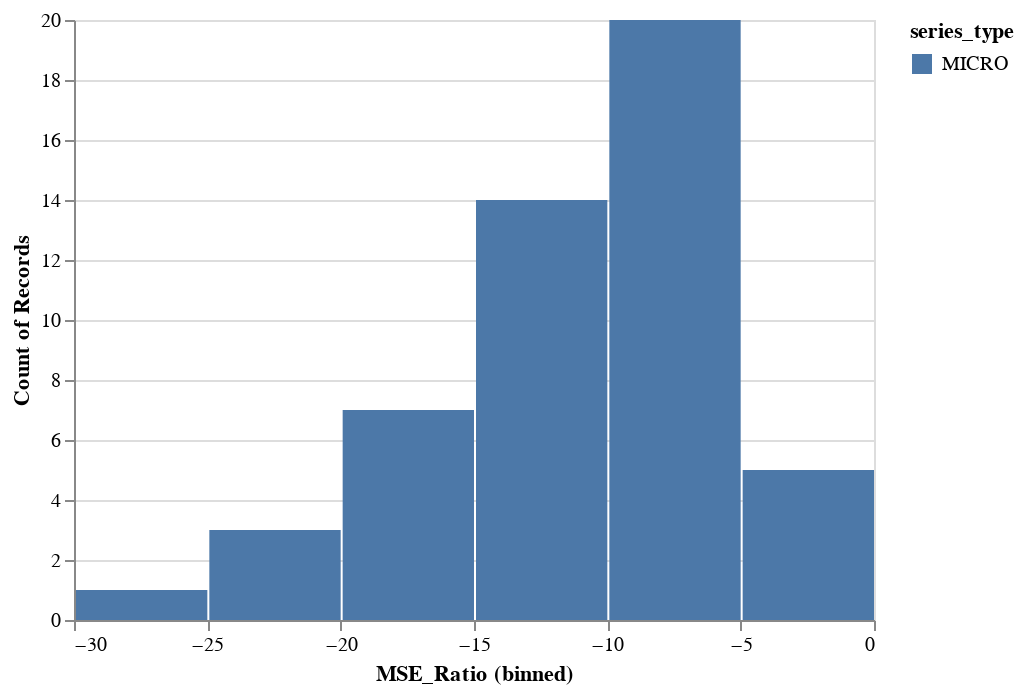

The code cell stored with this chart in its notebook:
### Code cell
altair.Chart(monthly_est_df).mark_bar().encode(
    altair.X("MSE_Ratio", bin=True),
    y='count()',
    color = altair.Color('series_type')
)

### Figure 1 — Vega-Lite specification as saved in the notebook (floating-point values rounded to 4 significant figures)
{"config": {"view": {"continuousWidth": 400, "continuousHeight": 300}}, "data": {"name": "data-513897bc4156b3b22e1fe1ac8e61c48d"}, "mark": "bar", "encoding": {"color": {"type": "nominal", "field": "series_type"}, "x": {"type": "quantitative", "bin": true, "field": "MSE_Ratio"}, "y": {"type": "quantitative", "aggregate": "count"}}, "$schema": "https://vega.github.io/schema/vega-lite/v4.8.1.json", "datasets": {"data-513897bc4156b3b22e1fe1ac8e61c48d": [{"mets_mse": 0.5048, "ar_mse": 0.6511, "series_type": "MICRO       ", "ar_coef": -0.5181, "mets_coef": -1.02, "MSE_Ratio": -22.46}, {"mets_mse": 0.8695, "ar_mse": 0.9752, "series_type": "MICRO       ", "ar_coef": -0.5051, "mets_coef": -0.7755, "MSE_Ratio": -10.84}, {"mets_mse": 0.2412, "ar_mse": 0.2713, "series_type": "MICRO       ", "ar_coef": -0.5151, "mets_coef": -0.7755, "MSE_Ratio": -11.09}, {"mets_mse": 0.5171, "ar_mse": 0.6263, "series_type": "MICRO       ", "ar_coef": -0.5603, "mets_coef": -0.9388, "MSE_Ratio": -17.44}, {"mets_mse": 0.2969, "ar_mse": 0.363, "series_type": "MICRO       ", "ar_coef": -0.5291, "mets_coef": -0.9388, "MSE_Ratio": -18.19}, {"mets_mse": 0.7749, "ar_mse": 0.9115, "series_type": "MICRO       ", "ar_coef": -0.6525, "mets_coef": -1.02, "MSE_Ratio": -14.98}, {"mets_mse": 0.2584, "ar_mse": 0.2902, "series_type": "MICRO       ", "ar_coef": -0.5737, "mets_coef": -0.8571, "MSE_Ratio": -10.98}, {"mets_mse": 0.5608, "ar_mse": 0.6118, "series_type": "MICRO       ", "ar_coef": -0.4943, "mets_coef": -0.6939, "MSE_Ratio": -8.334}, {"mets_mse": 0.2217, "ar_mse": 0.2288, "series_type": "MICRO       ", "ar_coef": -0.1981, "mets_coef": -0.3673, "MSE_Ratio": -3.102}, {"mets_mse": 0.1425, "ar_mse": 0.1455, "series_type": "MICRO       ", "ar_coef": -0.2333, "mets_coef": -0.3673, "MSE_Ratio": -2.098}, {"mets_mse": 0.1391, "ar_mse": 0.1466, "series_type": "MICRO       ", "ar_coef": -0.3509, "mets_coef": -0.5306, "MSE_Ratio": -5.074}, {"mets_mse": 1.841, "ar_mse": 1.928, "series_type": "MICRO       ", "ar_coef": -0.6622, "mets_coef": -0.8571, "MSE_Ratio": -4.529}, {"mets_mse": 0.4152, "ar_mse": 0.435, "series_type": "MICRO       ", "ar_coef": -0.5493, "mets_coef": -0.6939, "MSE_Ratio": -4.552}, {"mets_mse": 0.3957, "ar_mse": 0.4167, "series_type": "MICRO       ", "ar_coef": -0.6377, "mets_coef": -0.8571, "MSE_Ratio": -5.051}, {"mets_mse": 0.3118, "ar_mse": 0.3387, "series_type": "MICRO       ", "ar_coef": -0.571, "mets_coef": -0.7755, "MSE_Ratio": -7.93}, {"mets_mse": 0.3883, "ar_mse": 0.4163, "series_type": "MICRO       ", "ar_coef": -0.4783, "mets_coef": -0.6939, "MSE_Ratio": -6.715}, {"mets_mse": 0.3611, "ar_mse": 0.4444, "series_type": "MICRO       ", "ar_coef": -0.5012, "mets_coef": -0.8571, "MSE_Ratio": -18.75}, {"mets_mse": 0.179, "ar_mse": 0.1961, "series_type": "MICRO       ", "ar_coef": -0.6215, "mets_coef": -0.7755, "MSE_Ratio": -8.731}, {"mets_mse": 0.1177, "ar_mse": 0.1261, "series_type": "MICRO       ", "ar_coef": -0.5559, "mets_coef": -0.7755, "MSE_Ratio": -6.664}, {"mets_mse": 0.07358, "ar_mse": 0.08112, "series_type": "MICRO       ", "ar_coef": -0.4362, "mets_coef": -0.6939, "MSE_Ratio": -9.293}, {"mets_mse": 0.1285, "ar_mse": 0.1355, "series_type": "MICRO       ", "ar_coef": -0.4795, "mets_coef": -0.6122, "MSE_Ratio": -5.123}, {"mets_mse": 0.3133, "ar_mse": 0.364, "series_type": "MICRO       ", "ar_coef": -0.4956, "mets_coef": -0.7755, "MSE_Ratio": -13.95}, {"mets_mse": 0.04706, "ar_mse": 0.05071, "series_type": "MICRO       ", "ar_coef": -0.4103, "mets_coef": -0.6122, "MSE_Ratio": -7.195}, {"mets_mse": 0.4664, "ar_mse": 0.5127, "series_type": "MICRO       ", "ar_coef": -0.4091, "mets_coef": -0.6939, "MSE_Ratio": -9.025}, {"mets_mse": 0.03683, "ar_mse": 0.04004, "series_type": "MICRO       ", "ar_coef": -0.4305, "mets_coef": -0.6939, "MSE_Ratio": -8.014}, {"mets_mse": 0.246, "ar_mse": 0.2611, "series_type": "MICRO       ", "ar_coef": -0.4018, "mets_coef": -0.6122, "MSE_Ratio": -5.79}, {"mets_mse": 0.07591, "ar_mse": 0.08397, "series_type": "MICRO       ", "ar_coef": -0.3739, "mets_coef": -0.6939, "MSE_Ratio": -9.593}, {"mets_mse": 0.0674, "ar_mse": 0.07908, "series_type": "MICRO       ", "ar_coef": -0.5521, "mets_coef": -0.8571, "MSE_Ratio": -14.77}, {"mets_mse": 0.1914, "ar_mse": 0.221, "series_type": "MICRO       ", "ar_coef": -0.4947, "mets_coef": -0.6939, "MSE_Ratio": -13.4}, {"mets_mse": 0.1864, "ar_mse": 0.2135, "series_type": "MICRO       ", "ar_coef": -0.5953, "mets_coef": -0.7755, "MSE_Ratio": -12.67}, {"mets_mse": 0.2522, "ar_mse": 0.2783, "series_type": "MICRO       ", "ar_coef": -0.4974, "mets_coef": -0.7755, "MSE_Ratio": -9.352}, {"mets_mse": 0.146, "ar_mse": 0.1572, "series_type": "MICRO       ", "ar_coef": -0.5122, "mets_coef": -0.6939, "MSE_Ratio": -7.08}, {"mets_mse": 0.09179, "ar_mse": 0.1055, "series_type": "MICRO       ", "ar_coef": -0.4471, "mets_coef": -0.7755, "MSE_Ratio": -13.04}, {"mets_mse": 0.09733, "ar_mse": 0.1178, "series_type": "MICRO       ", "ar_coef": -0.5324, "mets_coef": -0.9388, "MSE_Ratio": -17.38}, {"mets_mse": 0.1793, "ar_mse": 0.211, "series_type": "MICRO       ", "ar_coef": -0.4982, "mets_coef": -0.8571, "MSE_Ratio": -15.01}, {"mets_mse": 0.1139, "ar_mse": 0.1263, "series_type": "MICRO       ", "ar_coef": -0.5917, "mets_coef": -0.7755, "MSE_Ratio": -9.854}, {"mets_mse": 0.09968, "ar_mse": 0.115, "series_type": "MICRO       ", "ar_coef": -0.4898, "mets_coef": -0.7755, "MSE_Ratio": -13.3}, {"mets_mse": 0.1912, "ar_mse": 0.2227, "series_type": "MICRO       ", "ar_coef": -0.5231, "mets_coef": -0.8571, "MSE_Ratio": -14.14}, {"mets_mse": 0.07172, "ar_mse": 0.09277, "series_type": "MICRO       ", "ar_coef": -0.4548, "mets_coef": -1.02, "MSE_Ratio": -22.69}, {"mets_mse": 0.2962, "ar_mse": 0.3312, "series_type": "MICRO       ", "ar_coef": -0.4571, "mets_coef": -0.6122, "MSE_Ratio": -10.56}, {"mets_mse": 0.08284, "ar_mse": 0.09183, "series_type": "MICRO       ", "ar_coef": -0.5056, "mets_coef": -0.6939, "MSE_Ratio": -9.794}, {"mets_mse": 0.1856, "ar_mse": 0.1924, "series_type": "MICRO       ", "ar_coef": -0.4352, "mets_coef": -0.5306, "MSE_Ratio": -3.54}, {"mets_mse": 0.1717, "ar_mse": 0.2092, "series_type": "MICRO       ", "ar_coef": -0.4981, "mets_coef": -0.8571, "MSE_Ratio": -17.93}, {"mets_mse": 0.1441, "ar_mse": 0.1604, "series_type": "MICRO       ", "ar_coef": -0.5414, "mets_coef": -0.7755, "MSE_Ratio": -10.16}, {"mets_mse": 0.1869, "ar_mse": 0.236, "series_type": "MICRO       ", "ar_coef": -0.6047, "mets_coef": -1.02, "MSE_Ratio": -20.83}, {"mets_mse": 0.03822, "ar_mse": 0.05458, "series_type": "MICRO       ", "ar_coef": -0.6254, "mets_coef": -1.184, "MSE_Ratio": -29.98}, {"mets_mse": 0.2393, "ar_mse": 0.2534, "series_type": "MICRO       ", "ar_coef": -0.5539, "mets_coef": -0.7755, "MSE_Ratio": -5.596}, {"mets_mse": 0.06308, "ar_mse": 0.07833, "series_type": "MICRO       ", "ar_coef": -0.5183, "mets_coef": -0.9388, "MSE_Ratio": -19.47}, {"mets_mse": 0.1074, "ar_mse": 0.1204, "series_type": "MICRO       ", "ar_coef": -0.5237, "mets_coef": -0.7755, "MSE_Ratio": -10.8}, {"mets_mse": 0.1187, "ar_mse": 0.1258, "series_type": "MICRO       ", "ar_coef": -0.5124, "mets_coef": -0.6939, "MSE_Ratio": -5.648}]}}
